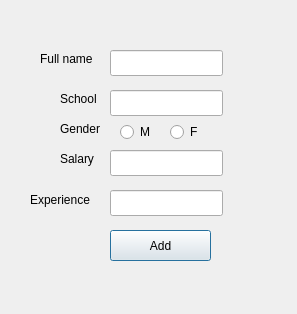
<?xml version="1.0" encoding="UTF-8"?>
<ui version="4.0">
 <class>adddirector</class>
 <widget class="QDialog" name="adddirector">
  <property name="geometry">
   <rect>
    <x>0</x>
    <y>0</y>
    <width>297</width>
    <height>314</height>
   </rect>
  </property>
  <property name="windowTitle">
   <string>Dialog</string>
  </property>
  <widget class="QRadioButton" name="radioButton">
   <property name="geometry">
    <rect>
     <x>120</x>
     <y>120</y>
     <width>41</width>
     <height>24</height>
    </rect>
   </property>
   <property name="text">
    <string>M</string>
   </property>
  </widget>
  <widget class="QRadioButton" name="radioButton_2">
   <property name="geometry">
    <rect>
     <x>170</x>
     <y>120</y>
     <width>41</width>
     <height>24</height>
    </rect>
   </property>
   <property name="text">
    <string>F</string>
   </property>
  </widget>
  <widget class="QLineEdit" name="fullname">
   <property name="geometry">
    <rect>
     <x>110</x>
     <y>50</y>
     <width>113</width>
     <height>26</height>
    </rect>
   </property>
  </widget>
  <widget class="QLineEdit" name="school">
   <property name="geometry">
    <rect>
     <x>110</x>
     <y>90</y>
     <width>113</width>
     <height>26</height>
    </rect>
   </property>
  </widget>
  <widget class="QLineEdit" name="salary">
   <property name="geometry">
    <rect>
     <x>110</x>
     <y>150</y>
     <width>113</width>
     <height>26</height>
    </rect>
   </property>
  </widget>
  <widget class="QLineEdit" name="experience">
   <property name="geometry">
    <rect>
     <x>110</x>
     <y>190</y>
     <width>113</width>
     <height>26</height>
    </rect>
   </property>
  </widget>
  <widget class="QPushButton" name="pushButton">
   <property name="geometry">
    <rect>
     <x>110</x>
     <y>230</y>
     <width>101</width>
     <height>31</height>
    </rect>
   </property>
   <property name="text">
    <string>Add</string>
   </property>
  </widget>
  <widget class="QLabel" name="label">
   <property name="geometry">
    <rect>
     <x>40</x>
     <y>50</y>
     <width>71</width>
     <height>18</height>
    </rect>
   </property>
   <property name="text">
    <string>Full name</string>
   </property>
  </widget>
  <widget class="QLabel" name="label_2">
   <property name="geometry">
    <rect>
     <x>60</x>
     <y>90</y>
     <width>51</width>
     <height>18</height>
    </rect>
   </property>
   <property name="text">
    <string>School</string>
   </property>
  </widget>
  <widget class="QLabel" name="label_3">
   <property name="geometry">
    <rect>
     <x>60</x>
     <y>120</y>
     <width>51</width>
     <height>18</height>
    </rect>
   </property>
   <property name="text">
    <string>Gender</string>
   </property>
  </widget>
  <widget class="QLabel" name="label_4">
   <property name="geometry">
    <rect>
     <x>60</x>
     <y>150</y>
     <width>41</width>
     <height>18</height>
    </rect>
   </property>
   <property name="text">
    <string>Salary</string>
   </property>
  </widget>
  <widget class="QLabel" name="label_5">
   <property name="geometry">
    <rect>
     <x>30</x>
     <y>190</y>
     <width>81</width>
     <height>20</height>
    </rect>
   </property>
   <property name="text">
    <string>Experience</string>
   </property>
  </widget>
 </widget>
 <resources/>
 <connections/>
</ui>
